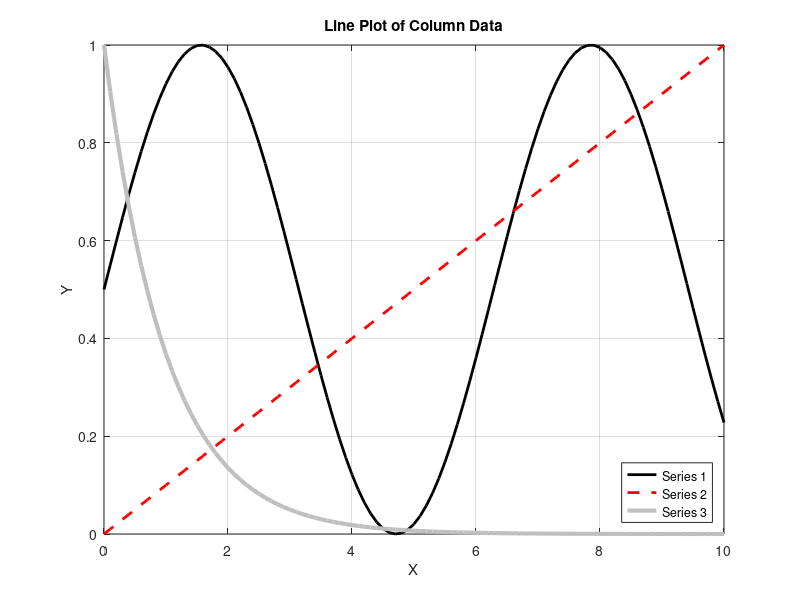

The MATLAB script that drew this image:
clc; clear all;

% Create line plot from column data

% importdata(filename, delimiter, num_headerlines)
M = importdata('example_data/column_data.txt', ' ', 0);

% plot(x, y, style, ...)
% possible styles include:
% '-' (line)
% '--' (dashed)
% '-.' (dash-dot)
% '.' (markers only)
% ':' (dotted)
% Colors are specified as [r g b] in range 0-1
plot(M(:,1), M(:,2), '-', 'color', [0 0 0], 'linewidth', 2);
hold on;
plot(M(:,1), M(:,3), '--', 'color', 'r', 'linewidth', 2);
plot(M(:,1), M(:,4), '-', 'color', 0.75*ones(1,3), 'linewidth', 3);

xlabel('X');
ylabel('Y');
title('Line Plot of Column Data');
grid on; 
legend({'Series 1', 'Series 2', 'Series 3'}, 'location', 'southeast');